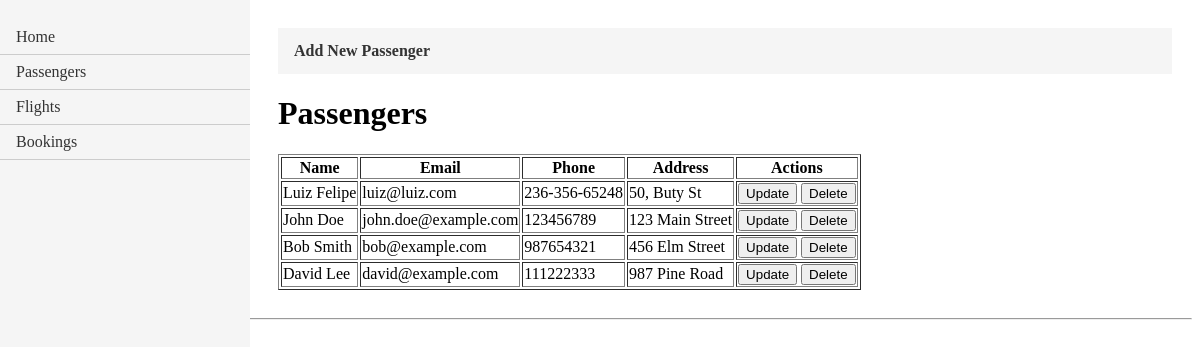
/passenger_list/, run on the app's committed database.
### FlightBookingApp/models.py (models this page shows, shortened)
class Passenger(models.Model):
    passengerID = models.AutoField(primary_key=True)
    name = models.CharField(max_length=100)
    email = models.EmailField(unique=True)
    phone = models.CharField(max_length=20)
    address = models.CharField(max_length=200)

### FlightBookingApp/views.py (the view)
# urls.py: path('passenger_list/', views.passenger_list, name='passenger_list'),
def passenger_list(request):
    passengers = Passenger.objects.all()
    return render(request, 'passenger_list.html', {'passengers': passengers})

### FlightBookingApp/templates/passenger_list.html
{% extends "layout.html" %}
{% block content%}
<ul class="crud-menu">
    <li><a href="{% url 'create_passenger' %}"><b>Add New Passenger</b></a></li>
</ul>
<h1>Passengers</h1>
<table border="1">
    <thead>
      <tr>
        <th>Name</th>
        <th>Email</th>
        <th>Phone</th>
        <th>Address</th>
        <th>Actions</th>
      </tr>
    </thead>
    <tbody>
      {% for passenger in passengers %}
      <tr>
        <td>{{ passenger.name }}</td>
        <td>{{ passenger.email }}</td>
        <td>{{ passenger.phone }}</td>
        <td>{{ passenger.address }}</td>
        <td>
          <form action="{% url 'update_passenger_form' passenger.passengerID %}" method="post" style="display: inline;">
            <button type="submit">Update</button>
          </form>
          <form action="{% url 'delete_passenger' passenger.passengerID %}" method="post" style="display: inline;">
            <button type="submit">Delete</button>
          </form>
        </td>
      </tr>
      {% endfor %}
    </tbody>
  </table>
{%endblock content%}

### FlightBookingApp/templates/layout.html (style rules this page uses)
.crud-menu { list-style-type: none; margin: 0; padding: 0; overflow: hidden; background-color: #f5f5f5; }
.crud-menu li { float: left; }
.crud-menu li a { display: block; color: #333; text-align: center; padding: 14px 16px; text-decoration: none; }

### data on the page
Passenger: name "Luiz Felipe", email "luiz@luiz.com", phone "236-356-65248", address "50, Buty St"
Passenger: name "John Doe", email "john.doe@example.com", phone "123456789", address "123 Main Street"
Passenger: name "Bob Smith", email "bob@example.com", phone "987654321", address "456 Elm Street"
Passenger: name "David Lee", email "david@example.com", phone "111222333", address "987 Pine Road"
